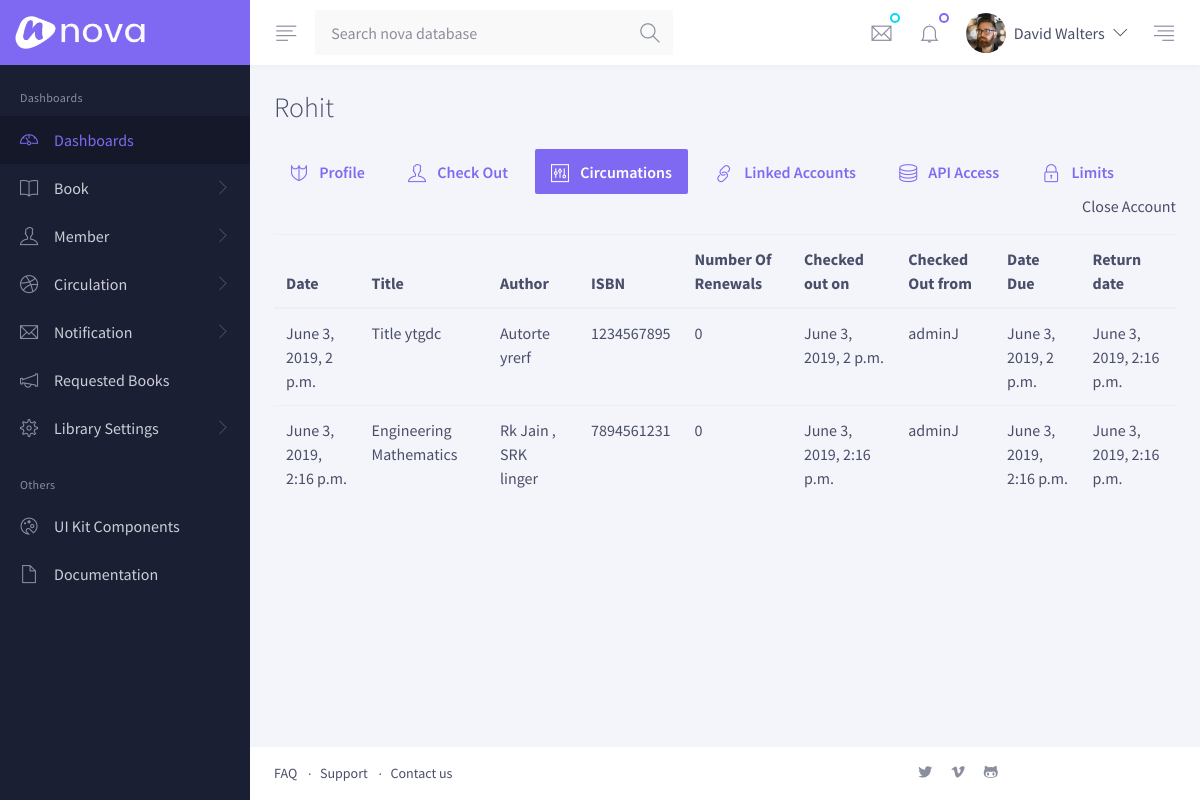
The app's page /member/Faculty/1/circulation with its own data.
### LMS/models.py (models this page shows, shortened)
class Faculty(models.Model):
    name = models.CharField(max_length=20,blank=True)
    isHOD = models.BooleanField(default=False)
    branch = models.CharField(max_length=20)
    count_books = models.PositiveIntegerField(default=0)
    settings = models.ForeignKey(UserBasicSetting,on_delete=models.ProtectedError)
    active = models.BooleanField(default=True)
    from django.contrib.auth.models import User
    account = models.OneToOneField(User,on_delete=models.DO_NOTHING,null=True,blank=True)

class Issue(models.Model):
    book = models.ForeignKey(Book,models.CASCADE)
    member_type = models.ForeignKey(ContentType,on_delete=models.CASCADE)
    member_id = models.PositiveIntegerField()
    member = GenericForeignKey('member_type', 'member_id')
    checkoutfrom = models.CharField(max_length=20)
    is_returned = models.BooleanField(default=False)
    countrenewal = models.PositiveIntegerField(default=0)
    checkedout = models.DateTimeField(auto_now=True)
    date = models.DateTimeField(auto_now=True)
    return_date = models.DateTimeField(auto_now=True)
    duedate = models.DateTimeField(auto_now=True)
    mail_send = models.BooleanField(default=False)
    autorenew = models.BooleanField(default=False)

class Book(models.Model):
    details = models.ForeignKey(ISBN,on_delete=models.CASCADE)
    active = models.BooleanField(default=True)
    is_issued = models.BooleanField(default=False)

class ISBN(models.Model):
    isbn = models.PositiveIntegerField(primary_key=True)
    author = models.CharField(max_length=30)
    title = models.CharField(max_length=100)
    category = models.CharField(max_length=30)
    publisher = models.CharField(max_length=30)
    price = models.PositiveIntegerField()
    quantity = models.PositiveIntegerField(default=0)
    count_issued = models.PositiveIntegerField(default=0)

### LMS/views.py (the view)
# urls.py: path('member/<str:membertype>/<int:memberpk>/circulation',views.member_circulation,name='member-circulation'),
def member_circulation(request,membertype,memberpk):
    context={}
    if membertype == 'Student':
        member = Student.objects.get(pk=memberpk)
        context['member'] = member
        context['issues'] = member.Issue_set.all()
    elif membertype == 'Faculty':
        member = Faculty.objects.get(pk=memberpk)
        context['member'] = member
        context['issues'] = Issue.objects.filter(member_type=ContentType.objects.get_for_model(Faculty),member_id=member.pk)
    return render(request,'member/circulation.html',context=context)

### LMS/templates/member/circulation.html
{% extends 'base.html' %}
{% load static %}
{% block content %}
<div class="py-4 px-3 px-md-4">
          <div class="row align-items-center mb-3 mb-md-4">
            <div class="col-md mb-2 mb-md-0">
              <h1 class="h3 mb-0">{{ member.name }}</h1>
            </div>
          </div>
          <div class="d-flex flex-wrap align-items-center mb-3 d-print-none">
            <div class="nav-mobile-container">
              <div class="js-btn-list-to-dropdown nav-mobile nav-mobile-left nav-mobile-text-left nav-mobile-shade"
                   data-transform-resolution="1199.98"
                   data-tabs-mobile-type="slide-up-down"
                   data-btn-classes="btn btn-primary">
                 <a class="nav-mobile-link btn btn-outline-primary border-0 mr-2" href="{% url 'member-profile' membertype=member.settings.type memberpk=member.pk %}">
                  <i class="nova-shield icon-text align-middle mr-2"></i>
                  <span class="align-middle">Profile</span>
                </a>
                <a class="nav-mobile-link btn btn-outline-primary border-0 mr-2 " href="{% url 'member-checkout' membertype=member.settings.type memberpk=member.pk %}">
                  <i class="nova-user icon-text align-middle mr-2"></i>
                  <span class="align-middle">Check Out</span>
                </a>
                <a class="nav-mobile-link btn btn-outline-primary border-0 mr-2 active" href="{% url 'member-circulation' membertype=member.settings.type memberpk=member.pk %}">
                  <i class="nova-panel icon-text align-middle mr-2"></i>
                  <span class="align-middle">Circumations</span>
                </a>
                <a class="nav-mobile-link btn btn-outline-primary border-0 mr-2" href="../../../../index.html">
                  <i class="nova-link icon-text align-middle mr-2"></i>
                  <span class="align-middle">Linked Accounts</span>
                </a>
                <a class="nav-mobile-link btn btn-outline-primary border-0 mr-2" href="../../../../index.html">
                  <i class="nova-server icon-text align-middle mr-2"></i>
                  <span class="align-middle">API Access</span>
                </a>
                <a class="nav-mobile-link btn btn-outline-primary border-0 mr-2" href="../../../../index.html">
                  <i class="nova-lock icon-text align-middle mr-2"></i>
                  <span class="align-middle">Limits</span>
                </a>
              </div>
            </div>
            <a class="link-dark ml-auto" href="#">Close Account</a>
          </div>
          <table class=" table .table-bordered .table-striped .table-hover ">
            <thead>
              <tr>
              <th>Date</th>
              <th>Title</th>
              <th>Author</th>
              <th>ISBN</th>
              <th>Number Of Renewals</th>
              <th>Checked out on</th>
              <th>Checked Out from</th>
              <th>Date Due</th>
              <th>Return date</th>
              </tr>
            </thead>
            <tbody>
            {% for issue in issues %}
              <tr>
                <td>{{ issue.date }}</td>
                <td>{{ issue.book.details.title }}</td>
                <td>{{ issue.book.details.author }}</td>
                <td>{{ issue.book.details.isbn }}</td>
                <td>{{ issue.countrenewal }}</td>
                <td>{{ issue.checkedout }}</td>
                <td>{{ issue.checkoutfrom }}</td>
                <td>{{ issue.duedate }}</td>
                <td>{{ issue.return_date }}</td>
              </tr>
            {% endfor %}
            </tbody>
          </table>
        </div>
{% endblock %}

### records on screen
Faculty: name "Rohit"
Issue: date "June 3, 2019, 2 p.m.", book.details "Title ytgdc", book.details.author "Autorte yrerf", book.details.isbn "1234567895", countrenewal "0", checkedout "June 3, 2019, 2 p.m.", checkoutfrom "adminJ", duedate "June 3, 2019, 2 p.m.", return_date "June 3, 2019, 2:16 p.m."
Issue: date "June 3, 2019, 2:16 p.m.", book.details "Engineering Mathematics", book.details.author "Rk Jain , SRK linger", book.details.isbn "7894561231", countrenewal "0", checkedout "June 3, 2019, 2:16 p.m.", checkoutfrom "adminJ", duedate "June 3, 2019, 2:16 p.m.", return_date "June 3, 2019, 2:16 p.m."
